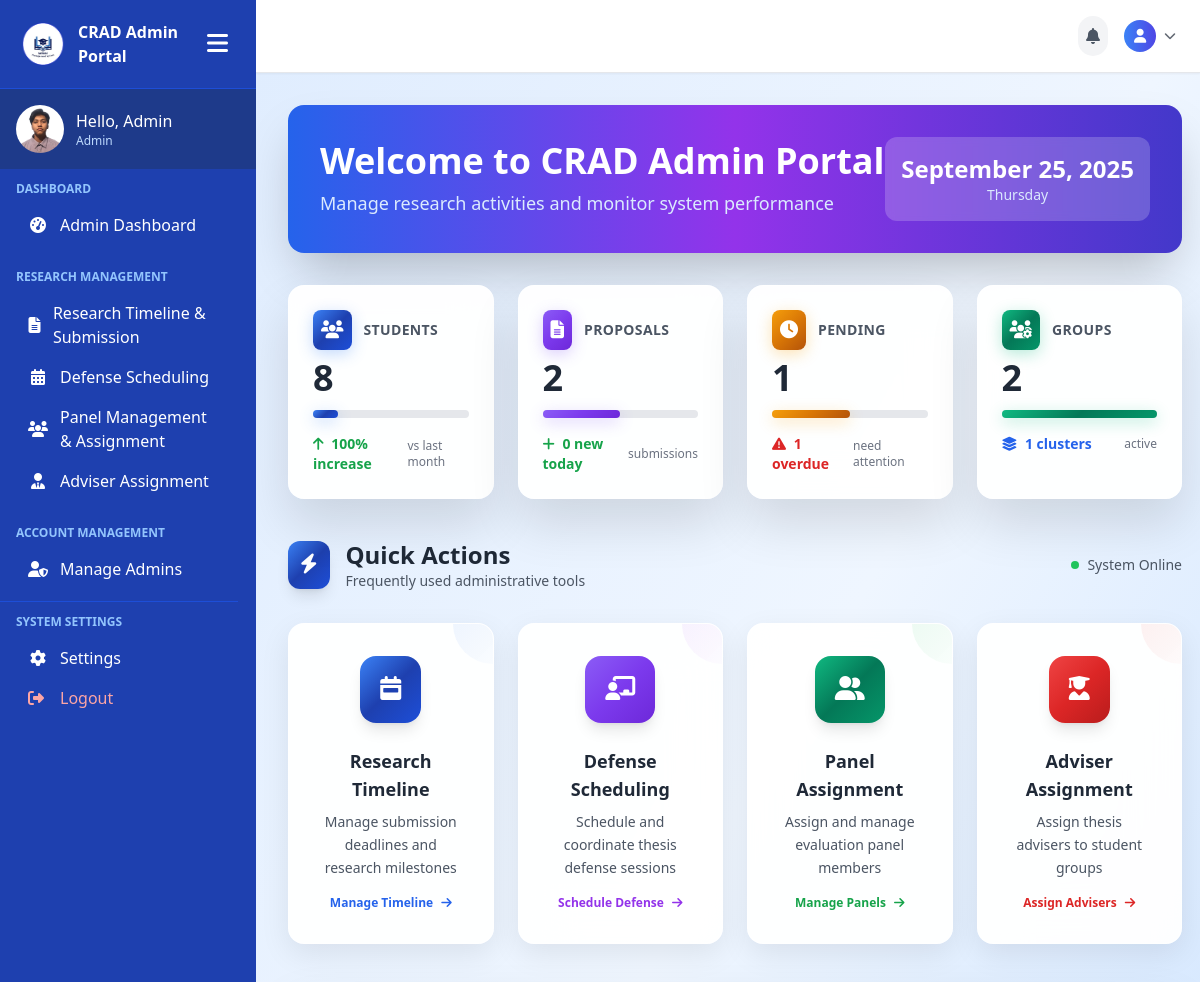
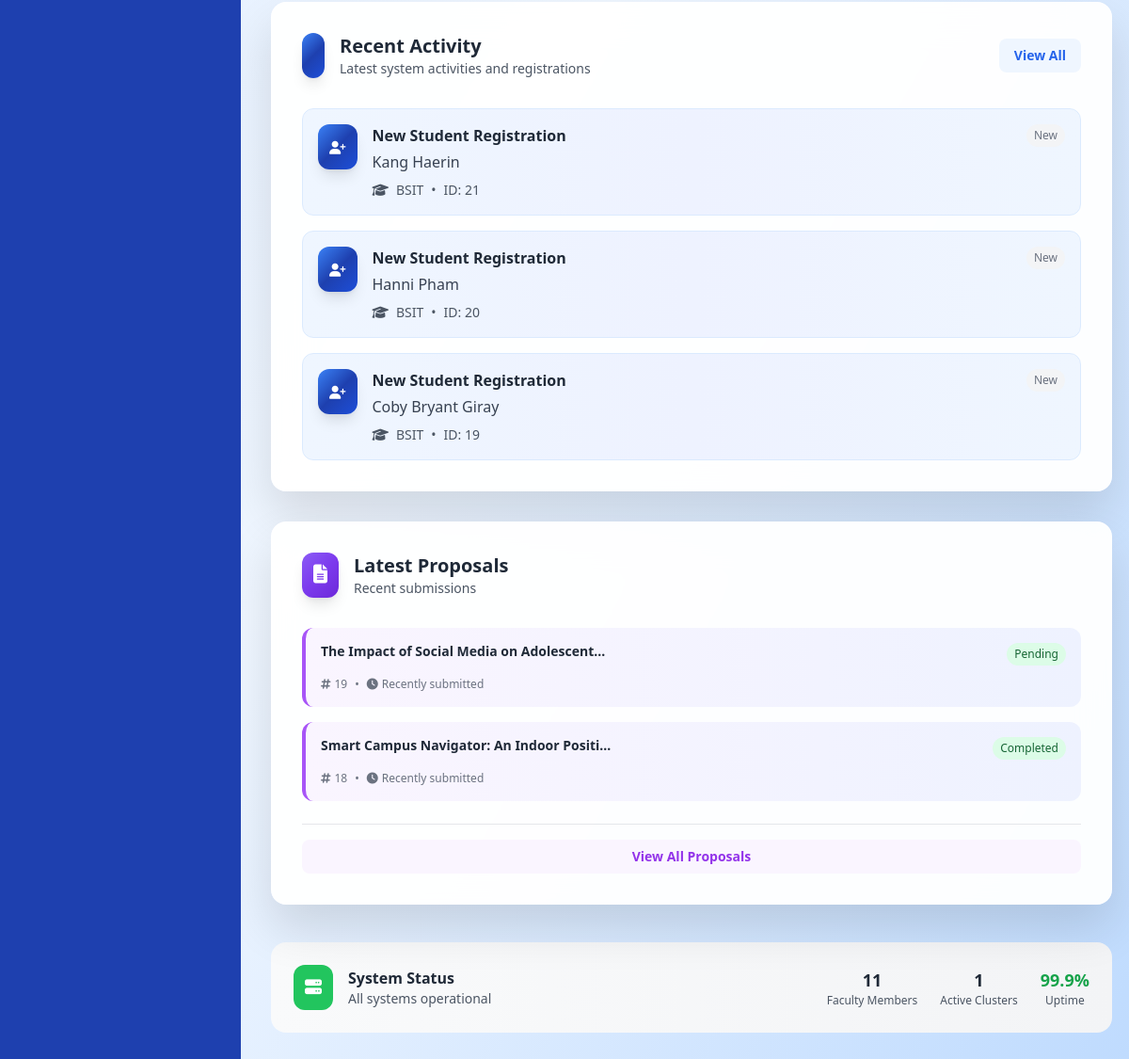
Page /admin-pages/admin-dashboard.php (signed in) on the committed database (2 pictures, top to bottom).
### tables this page shows
CREATE TABLE `user_tbl` (
  `user_id` int(11) NOT NULL,
  `email` varchar(150) NOT NULL,
  `password` varchar(255) NOT NULL,
  `role` enum('Admin','Faculty','Student') NOT NULL DEFAULT 'Student',
  `created_at` timestamp NOT NULL DEFAULT current_timestamp()
);

CREATE TABLE `student_profiles` (
  `id` int(11) NOT NULL,
  `user_id` int(11) NOT NULL,
  `school_id` varchar(50) NOT NULL,
  `full_name` varchar(100) NOT NULL,
  `program` varchar(50) NOT NULL,
  `cluster` varchar(20) DEFAULT '0',
  `faculty_id` int(11) DEFAULT NULL,
  `school_year` varchar(20) NOT NULL,
  `created_at` timestamp NOT NULL DEFAULT current_timestamp(),
  `updated_at` timestamp NOT NULL DEFAULT current_timestamp() ON UPDATE current_timestamp()
);

CREATE TABLE `proposals` (
  `id` int(11) NOT NULL,
  `group_id` int(11) NOT NULL,
  `title` varchar(255) NOT NULL,
  `description` text DEFAULT NULL,
  `file_path` varchar(255) DEFAULT NULL,
  `submitted_at` timestamp NOT NULL DEFAULT current_timestamp(),
  `status` enum('Pending','Completed') NOT NULL DEFAULT 'Pending',
  `reviewed_at` timestamp NULL DEFAULT NULL,
  `final_defense_open` tinyint(1) NOT NULL DEFAULT 0
);

### admin-pages/admin-dashboard.php (the view, shortened to what the rows shown need)
<?php
include('../includes/connection.php');
$recent_students = mysqli_query($conn, "SELECT full_name, program, id FROM student_profiles ORDER BY id DESC LIMIT 3");
$recent_proposals = mysqli_query($conn, "SELECT title, status, id FROM proposals ORDER BY id DESC LIMIT 3");
?>
<!DOCTYPE html>
<html lang="en">
<head>
    <link rel="stylesheet" href="../assets/css/style-admin-dashboard.css">
    <script src="https://cdn.tailwindcss.com"></script>
    <link rel="stylesheet" href="https://cdnjs.cloudflare.com/ajax/libs/font-awesome/6.0.0/css/all.min.css">
    <link rel="stylesheet" href="https://cdn.jsdelivr.net/npm/flatpickr/dist/flatpickr.min.css">
</head>
<body class="bg-gradient-to-br from-blue-100 via-blue-50 to-blue-200 text-gray-800 font-sans">
    <div class="min-h-screen flex">
        <?php include('../includes/admin-sidebar.php'); ?>
                <main class="flex-1 overflow-y-auto p-4 lg:p-8 hide-scrollbar">
    <div class="mb-8 animate-fade-in">
        <div class="bg-gradient-to-r from-blue-600 via-purple-600 to-indigo-700 rounded-2xl p-8 text-white shadow-2xl">
            <div class="flex flex-col lg:flex-row items-center justify-between">
                <div>
                    <h1 class="text-3xl lg:text-4xl font-bold mb-2">Welcome to CRAD Admin Portal</h1>
                </div>
            </div>
        </div>
    </div>
    <div class="grid grid-cols-1 xl:grid-cols-3 gap-8 mb-10 animate-fade-in">
        <div class="xl:col-span-2 glass-card rounded-2xl p-8">
            <div class="space-y-4">
                <?php if (mysqli_num_rows($recent_students) > 0): ?>
                    <?php while ($student = mysqli_fetch_assoc($recent_students)): ?>
                    <div class="flex items-start p-4 rounded-xl bg-gradient-to-r from-blue-50 via-indigo-50 to-blue-50 border border-blue-100 hover:shadow-md transition-all">
                        <div class="gradient-blue p-3 rounded-xl mr-4 shadow-lg">
                            <i class="fas fa-user-plus text-white text-sm"></i>
                        </div>
                        <div class="flex-1">
                            <div class="flex items-center justify-between">
                                <p class="font-bold text-gray-800">New Student Registration</p>
                                <span class="text-xs text-gray-500 bg-gray-100 px-2 py-1 rounded-full">New</span>
                            </div>
                            <p class="text-gray-700 font-medium mt-1"><?= htmlspecialchars($student['full_name']) ?></p>
                            <div class="flex items-center mt-2 text-sm text-gray-600">
                                <i class="fas fa-graduation-cap mr-2"></i>
                                <span><?= htmlspecialchars($student['program']) ?></span>
                                <span class="mx-2">•</span>
                                <span>ID: <?= $student['id'] ?></span>
                            </div>
                        </div>
                    </div>
                    <?php endwhile; ?>
                <?php endif; ?>
            </div>
        </div>
        <div class="glass-card rounded-2xl p-8">
            <div class="space-y-4">
                <?php if (mysqli_num_rows($recent_proposals) > 0): ?>
                    <?php while ($proposal = mysqli_fetch_assoc($recent_proposals)): ?>
                    <div class="p-4 rounded-xl bg-gradient-to-r from-purple-50 to-indigo-50 border-l-4 border-purple-500 hover:shadow-md transition-all">
                        <div class="flex items-start justify-between mb-2">
                            <h4 class="font-bold text-gray-800 text-sm leading-tight"><?= htmlspecialchars(substr($proposal['title'], 0, 40)) ?><?= strlen($proposal['title']) > 40 ? '...' : '' ?></h4>
                            <span class="text-xs px-2 py-1 rounded-full <?= $proposal['status'] == 'pending' ? 'bg-yellow-100 text-yellow-800' : 'bg-green-100 text-green-800' ?>">
                                <?= ucfirst($proposal['status']) ?>
                            </span>
                        </div>
                        <div class="flex items-center text-xs text-gray-500 mt-3">
                            <i class="fas fa-hashtag mr-1"></i>
                            <span><?= $proposal['id'] ?></span>
                            <span class="mx-2">•</span>
                            <i class="fas fa-clock mr-1"></i>
                            <span>Recently submitted</span>
                        </div>
                    </div>
                    <?php endwhile; ?>
                <?php endif; ?>
            </div>
        </div>
    </div>
            </main>
        </div>
</body>
</html>

### includes/admin-sidebar.php (shortened to what the rows shown need)
<?php
include("../includes/connection.php");
$user_id = $_SESSION['user_id'];
$sql = "SELECT role FROM user_tbl WHERE user_id = ?";
$stmt = $conn->prepare($sql);
$stmt->bind_param("i", $user_id);
$stmt->execute();
$result = $stmt->get_result();
$user = $result->fetch_assoc();
$role = $user['role'];
$greeting = "Hello, " . match($role) {
    'admin' => 'Admin',
    'student' => 'Student',
    default => 'Admin'
};
?>
<!DOCTYPE html>
<html lang="en">
<head>
    <script src="https://cdn.tailwindcss.com"></script>
    <link rel="stylesheet" href="https://cdnjs.cloudflare.com/ajax/libs/font-awesome/6.5.0/css/all.min.css">
</head>
<body>
<div class="sidebar sidebar-transition bg-blue-800 text-white flex flex-col hidden md:flex h-screen w-64" id="sidebar">
    <div class="p-4 flex items-center space-x-3 bg-blue-900">
        <div>
            <p class="font-medium profile-name"><?php echo htmlspecialchars($greeting); ?></p>
            <p class="text-xs text-blue-200 profile-role"><?php echo htmlspecialchars($role); ?></p>
        </div>
    </div>
</div>
</body>
</html>

### rows in the picture
user_tbl: role "Hello, Admin", role "Admin"
student_profiles: full_name "Kang Haerin", program "BSIT", id "21"
student_profiles: full_name "Hanni Pham", program "BSIT", id "20"
student_profiles: full_name "Coby Bryant Giray", program "BSIT", id "19"
proposals: title "The Impact of Social Media on Adolescent", status "Pending", id "19"
proposals: title "Smart Campus Navigator: An Indoor Positi", status "Completed", id "18"

### other values in the picture
$total_students "8"
abs($student_growth) "100"
$total_proposals "2"
$proposals_today "0"
$pending_proposals "1"
$overdue_proposals "1"
$total_groups "2"
$total_clusters "1"
$total_faculty "11"
